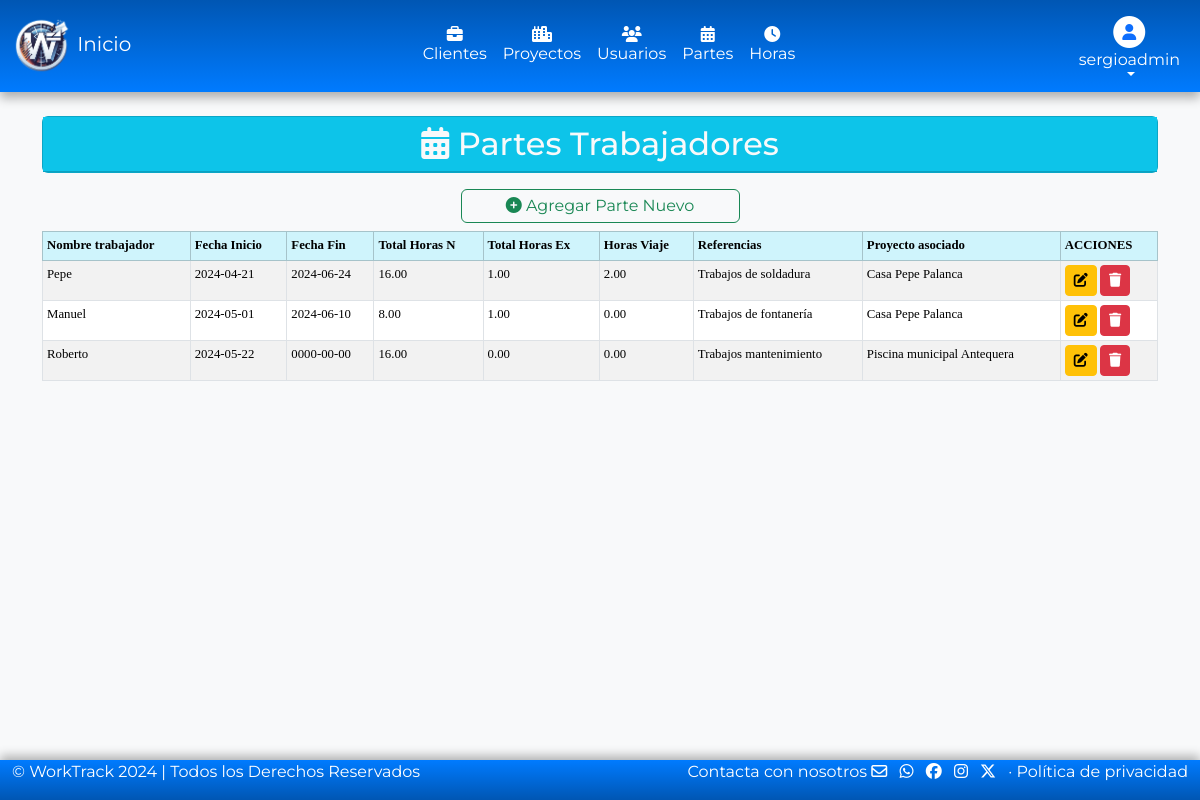
The page /models/partes/partes.php (signed in) on the database its author committed.
### tables this page shows
CREATE TABLE `partes` (
  `idParte` int(11) NOT NULL,
  `fechaInicio` date DEFAULT NULL,
  `fechaFin` date DEFAULT NULL,
  `totalHorasNormales` decimal(5,2) DEFAULT NULL,
  `totalHorasExtras` decimal(5,2) DEFAULT NULL,
  `horasViaje` decimal(5,2) DEFAULT NULL,
  `comentarios` text DEFAULT NULL,
  `idUsuario` int(11) DEFAULT NULL,
  `idProyecto` int(11) DEFAULT NULL
);

CREATE TABLE `usuarios` (
  `idUsuario` int(11) NOT NULL,
  `usuario` varchar(50) NOT NULL,
  `password` varchar(100) NOT NULL,
  `nombre` varchar(50) DEFAULT NULL,
  `apellidos` varchar(100) DEFAULT NULL,
  `direccion` varchar(100) DEFAULT NULL,
  `telefono` varchar(9) DEFAULT NULL,
  `email` varchar(50) DEFAULT NULL,
  `idRol` int(5) NOT NULL
);

CREATE TABLE `proyectos` (
  `idProyecto` int(11) NOT NULL,
  `nombre` varchar(100) DEFAULT NULL,
  `lugar` varchar(100) DEFAULT NULL,
  `fechaInicio` date DEFAULT NULL,
  `fechaFin` date DEFAULT NULL,
  `idCliente` int(11) DEFAULT NULL
);

### models/partes/partes.php (the view, shortened to what this page needs)
<?php
require '../../config/conexion.php';
if ($_SESSION['rol'] == 1) {
    $consultaParte = $conexionbd->prepare("SELECT partes.idParte, partes.fechaInicio, partes.fechaFin,
    SUM(partesHoras.horasNormales) AS totalHorasNormales,
    SUM(partesHoras.horasExtras) AS totalHorasExtras,
    partes.horasViaje, partes.comentarios, usuarios.nombre AS nombreUsuario, proyectos.nombre AS nombreProyecto
    FROM partes
    INNER JOIN usuarios ON partes.idUsuario = usuarios.idUsuario
    INNER JOIN proyectos ON partes.idProyecto = proyectos.idProyecto
    LEFT JOIN partesHoras ON partes.idParte = partesHoras.idParte
    GROUP BY partes.idParte
");
$consultaParte->execute();
}
?>
<!DOCTYPE html>
<html lang="es">
<head>
    <link rel="stylesheet" href="/proyectoWT/assets/css/bootstrap.min.css">
    <link rel="stylesheet" href="/proyectoWT/assets/css/all.min.css">
</head>
<header>
    <?php
    if ($_SESSION['rol'] == 1) {
        require_once('../headerAdmin.php');
    } elseif ($_SESSION['rol'] == 2) {
        require_once('../headerUser.php');
    }
    ?>
</header>
<body>
    <div class="container py-4">
        <div class="card text-bg-info mb-3">
            <span class="placeholder-wave col-12 placeholder-lg bg-info">
                <h2 class="card-header text-center text-light"><i class="fa-solid fa-calendar-days"></i> Partes Trabajadores</h2>
            </span>
        </div>
        <div class="d-grid col-3 mx-auto">
            <a href="#" class="btn btn-outline-success p-1" data-bs-toggle="modal" data-bs-target="#nuevoParteModal"><i class="fa-solid fa-circle-plus"></i> Agregar Parte Nuevo</a>
        </div>
        <div class="table-responsive-sm">
            <table class="table table-striped table-sm table-hover table-bordered mt-2" style="font-size: 0.8em;">
                <thead class="table-info">
                    <tr>
                        <th>Nombre trabajador</th>
                        <th>Fecha Inicio</th>
                        <th>Fecha Fin</th>
                        <th>Total Horas N</th>
                        <th>Total Horas Ex</th>
                        <th>Horas Viaje</th>
                        <th>Referencias</th>
                        <th>Proyecto asociado</th>
                        <th>ACCIONES</th>
                    </tr>
                </thead>
                <tbody class="table-secundary">
                    <?php while ($registro = $consultaParte->fetch(PDO::FETCH_ASSOC)) : ?>
                        <tr>
                            <td><?= $registro['nombreUsuario'] ?></td>
                            <td><?= $registro['fechaInicio'] ?></td>
                            <td><?= $registro['fechaFin'] ?></td>
                            <td><?= $registro['totalHorasNormales'] ?></td>
                            <td><?= $registro['totalHorasExtras'] ?></td>
                            <td><?= $registro['horasViaje'] ?></td>
                            <td><?= $registro['comentarios'] ?></td>
                            <td><?= $registro['nombreProyecto'] ?></td>
                            <td>
                                <a href="#" class="btn btn-sm btn-warning" data-bs-toggle="modal" data-bs-target="#editarParteModal" data-bs-id="<?= $registro['idParte'] ?>">
                                    <i class="fa-solid fa-pen-to-square"></i>
                                </a>
                                <a href="#" class="btn btn-sm btn-danger" data-bs-toggle="modal" data-bs-target="#eliminarParteModal" data-bs-id="<?= $registro['idParte'] ?>">
                                    <i class="fa-solid fa-trash"></i>
                                </a>
                            </td>
                        </tr>
                    <?php endwhile; ?>
                </tbody>
            </table>
        </div>
    </div>
</body>
<footer>
    <?php
    require_once('../footer.php');
    ?>
</footer>
</html>

### models/headerAdmin.php (style rules this page uses)
body { font-family: 'Montserrat'; background-color: #f8f9fa; }
.table { font-family: 'Lucida Sans'; }

### rows shown on the page
partes: idUsuario.nombre "Pepe", fechaInicio "2024-04-21", fechaFin "2024-06-24", totalHorasNormales "16.00", totalHorasExtras "1.00", horasViaje "2.00", comentarios "Trabajos de soldadura", idProyecto.nombre "Casa Pepe Palanca"
partes: idUsuario.nombre "Manuel", fechaInicio "2024-05-01", fechaFin "2024-06-10", totalHorasNormales "8.00", totalHorasExtras "1.00", horasViaje "0.00", comentarios "Trabajos de fontanería", idProyecto.nombre "Casa Pepe Palanca"
partes: idUsuario.nombre "Roberto", fechaInicio "2024-05-22", fechaFin "0000-00-00", totalHorasNormales "16.00", totalHorasExtras "0.00", horasViaje "0.00", comentarios "Trabajos mantenimiento", idProyecto.nombre "Piscina municipal Antequera"

### other values the page prints
$_SESSION['usuario'] "sergioadmin"
